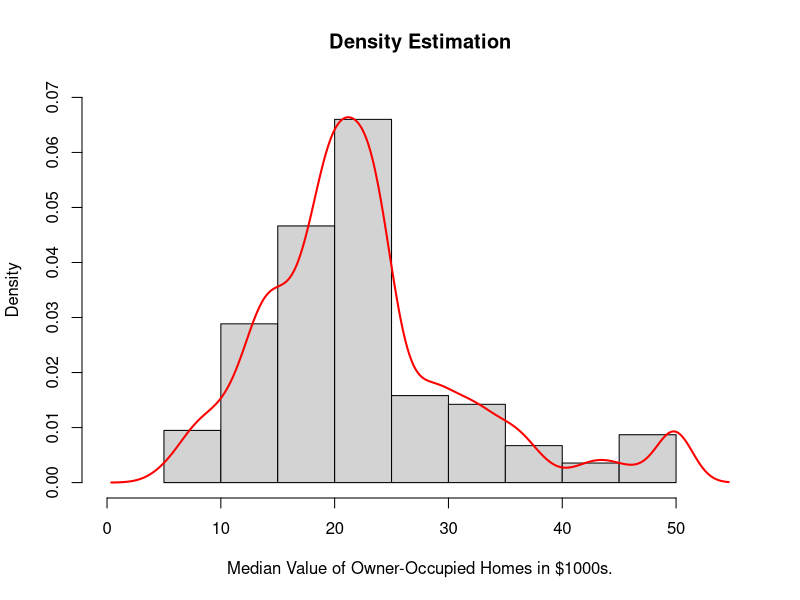
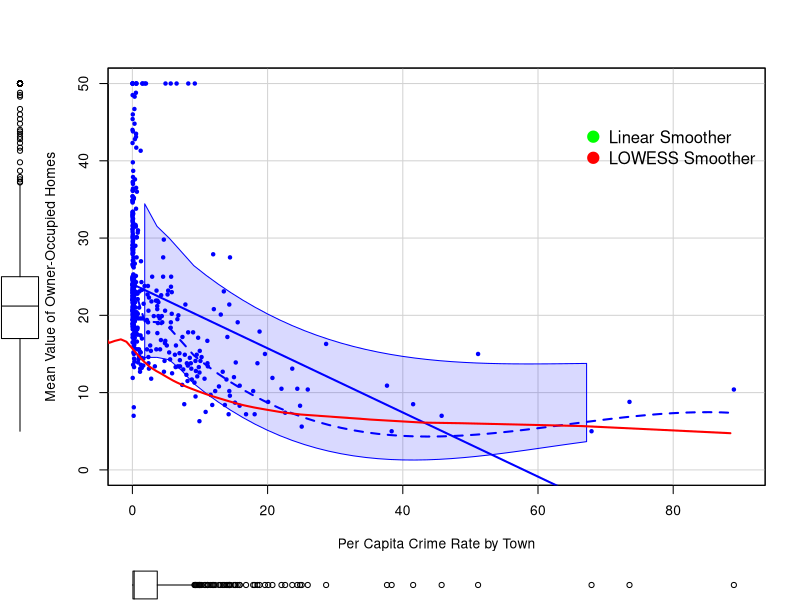
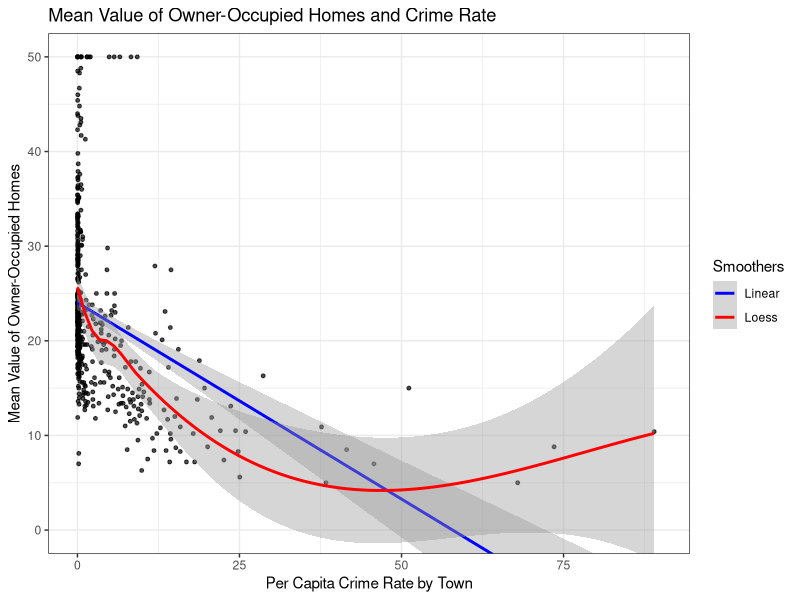
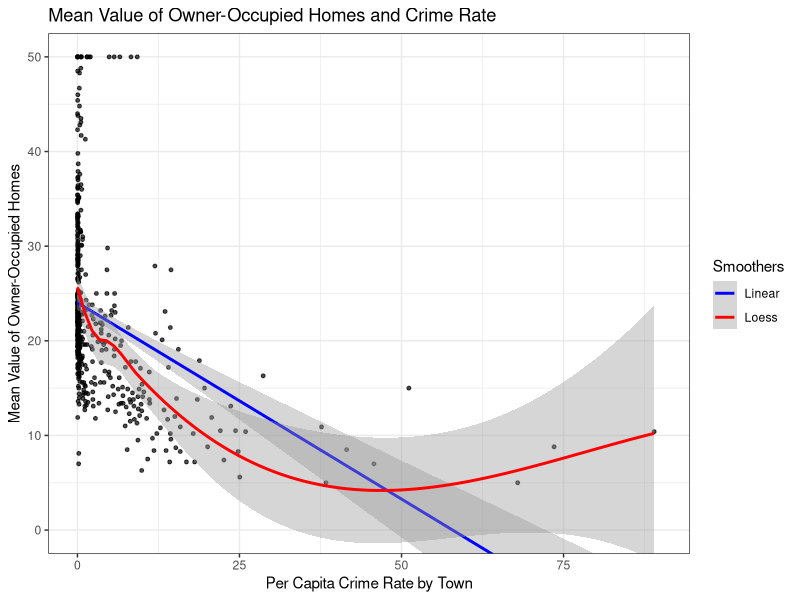
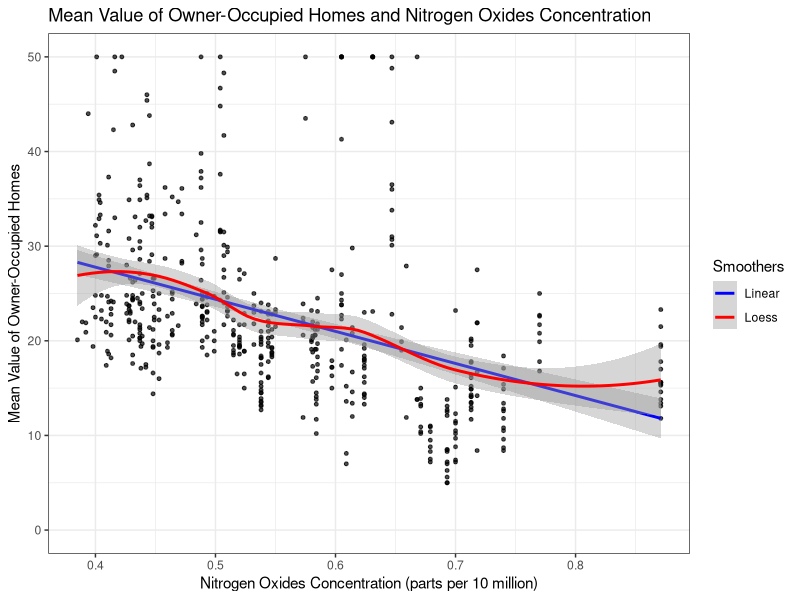
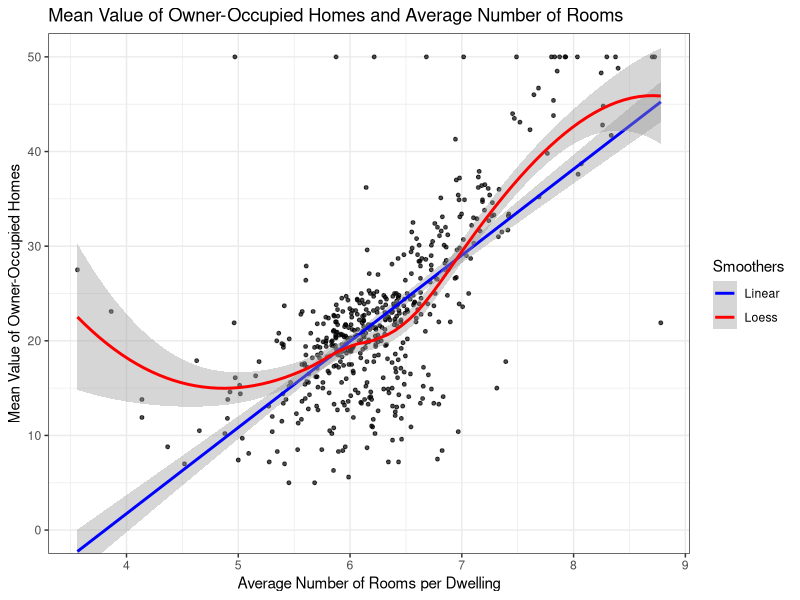
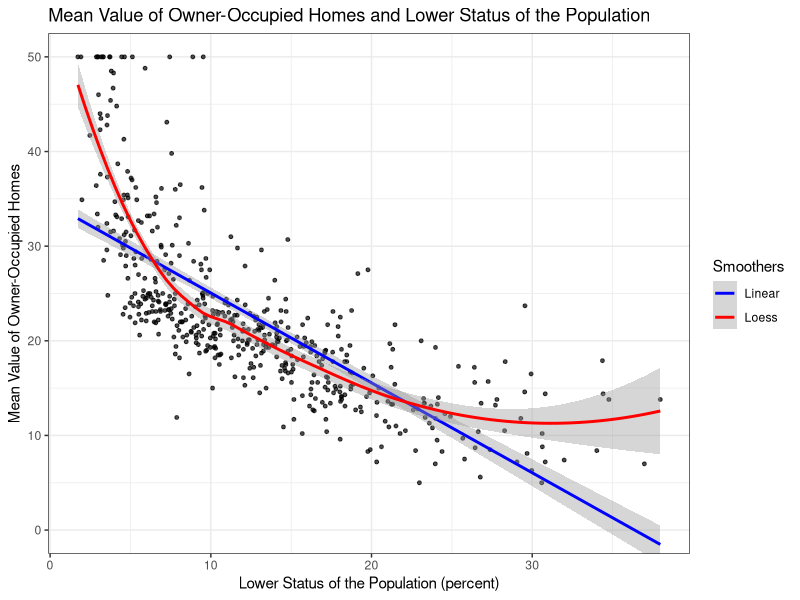
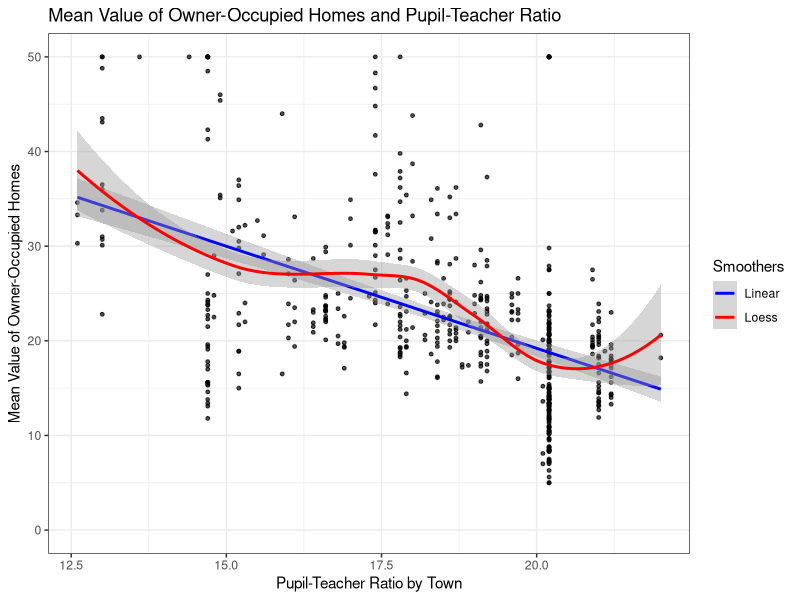

Write the R code that produced these figures, in order. (Note: this script raises an error after producing the figures.)
###############################
####### Zápočtová úloha #######
####### Vladislav Belov #######
###############################


### Načtení potřebných knihoven ###
needed.libraries <- c('data.table','car','MASS','ggplot2',
                      'ISLR','graphics','effects','lattice',
                      'segmented','leaps','splines','psych',
                      'corrgram','forecast','lmtest')
for(libs in needed.libraries) require(libs, character.only = TRUE)

? Boston
head(Boston)

############
### Q01: ###
############

# Z použití funkce 'summary' vyplývá, že v datovém souboru nejsou chybějicí hodnoty (NA), navíc
# lze také vidět základní charakteristiky proměnných.
describe(Boston)

# Rozměry datového souboru jsou 506x14, což odpovídá rozměrům uvedeným v zadání zápočtové úlohy.
dim(Boston)


############
### Q02: ###
############

# Histogram a odhad hustoty pro odezvu 'medv'.
hist(Boston$medv, freq=F, main="Density Estimation", 
     xlab="Median Value of Owner-Occupied Homes in $1000s.",
     xlim=c(0, 55), ylim=c(0, 0.07))
lines(density(Boston$medv), col="red", lwd=2)


############
### Q03: ###
############

### (a) Scatter plot závislosti cen nemovitostí na kriminalitě (knihovna 'car'). ###
# + smoothery
scatterplot(medv ~ crim, Boston, grid = T, smoother = NULL, lwd = 2,
            xlab = "Per Capita Crime Rate by Town", 
            ylab = "Mean Value of Owner-Occupied Homes",
            xlim = c(0, 90), 
            ylim = c(0, 50),
            pch = 20)
lines(lowess(x = Boston$crim, y = Boston$medv), col = "red", lwd = 2)
legend("topright", 
       legend = c("Linear Smoother", "LOWESS Smoother"), 
       col = c("green", "red"), 
       pch = c(19,19), 
       bty = "n", 
       pt.cex = 1.5, 
       cex = 1, 
       text.col = "black", 
       horiz = F , 
       inset = c(0, 0.1),)

### (b) Scatter plot závislosti cen nemovitostí na kriminalitě (knihovna 'ggplot2'). ###
# + smoothery s konfidenčními intervaly
# ('loess smoother' je obecnější než 'lowess') 
p1 <- ggplot(Boston, aes(x=crim, y=medv)) +
  geom_point(size=1, alpha=0.7) +
  geom_smooth(method = 'lm', formula = y ~ x, aes(colour="Linear"))  +
  geom_smooth(method = 'loess', formula = y ~ x, aes(colour="Loess")) +
  scale_colour_manual(name="Smoothers", values=c("blue", "red")) + 
  theme_bw() +
  xlab("Per Capita Crime Rate by Town") +
  ylab("Mean Value of Owner-Occupied Homes") +
  ggtitle("Mean Value of Owner-Occupied Homes and Crime Rate") +
  coord_cartesian(xlim=c(0, 90), ylim=c(0, 50))
p1

### Vybereme zbůsob (b) pro zobrazení závislosti 'medv' na ostatních parametrech: ###
p2 <- ggplot(Boston, aes(x=nox, y=medv)) +
  geom_point(size=1, alpha=0.7) +
  geom_smooth(method = 'lm', formula = y ~ x, aes(colour="Linear"))  +
  geom_smooth(method = 'loess', formula = y ~ x, aes(colour="Loess")) +
  scale_colour_manual(name="Smoothers", values=c("blue", "red")) + 
  theme_bw() +
  xlab("Nitrogen Oxides Concentration (parts per 10 million)") +
  ylab("Mean Value of Owner-Occupied Homes") +
  ggtitle("Mean Value of Owner-Occupied Homes and Nitrogen Oxides Concentration") +
  coord_cartesian(xlim=c(0.385, 0.8710), ylim=c(0, 50)) 
p3 <- ggplot(Boston, aes(x=rm, y=medv)) +
  geom_point(size=1, alpha=0.7) +
  geom_smooth(method = 'lm', formula = y ~ x, aes(colour="Linear"))  +
  geom_smooth(method = 'loess', formula = y ~ x, aes(colour="Loess")) +
  scale_colour_manual(name="Smoothers", values=c("blue", "red")) + 
  theme_bw() +
  xlab("Average Number of Rooms per Dwelling") +
  ylab("Mean Value of Owner-Occupied Homes") +
  ggtitle("Mean Value of Owner-Occupied Homes and Average Number of Rooms") +
  coord_cartesian(xlim=c(3.561, 8.780), ylim=c(0, 50))
p4 <- ggplot(Boston, aes(x=lstat, y=medv)) +
  geom_point(size=1, alpha=0.7) +
  geom_smooth(method = 'lm', formula = y ~ x, aes(colour="Linear"))  +
  geom_smooth(method = 'loess', formula = y ~ x, aes(colour="Loess")) +
  scale_colour_manual(name="Smoothers", values=c("blue", "red")) + 
  theme_bw() +
  xlab("Lower Status of the Population (percent)") +
  ylab("Mean Value of Owner-Occupied Homes") +
  ggtitle("Mean Value of Owner-Occupied Homes and Lower Status of the Population") +
  coord_cartesian(xlim=c(1.7, 38), ylim=c(0, 50))
p5 <- ggplot(Boston, aes(x=ptratio, y=medv)) +
  geom_point(size=1, alpha=0.7) +
  geom_smooth(method = 'lm', formula = y ~ x, aes(colour="Linear"))  +
  geom_smooth(method = 'loess', formula = y ~ x, aes(colour="Loess")) +
  scale_colour_manual(name="Smoothers", values=c("blue", "red")) + 
  theme_bw() +
  xlab("Pupil-Teacher Ratio by Town") +
  ylab("Mean Value of Owner-Occupied Homes") +
  ggtitle("Mean Value of Owner-Occupied Homes and Pupil-Teacher Ratio") +
  coord_cartesian(xlim=c(12.6, 22), ylim=c(0, 50))
p6 <- ggplot(Boston, aes(x=dis, y=medv)) +
  geom_point(size=1, alpha=0.7) +
  geom_smooth(method = 'lm', formula = y ~ x, aes(colour="Linear"))  +
  geom_smooth(method = 'loess', formula = y ~ x, aes(colour="Loess")) +
  scale_colour_manual(name="Smoothers", values=c("blue", "red")) + 
  theme_bw() +
  xlab("Weighted Mean of Distances to Five Boston Employment Centres") +
  ylab("Mean Value of Owner-Occupied Homes") +
  ggtitle("Mean Value of Owner-Occupied Homes and Mean of Distances to Centres") +
  coord_cartesian(xlim=c(1, 12.5), ylim=c(0, 50))

### Grafy: ###
# Mean Value of Owner-Occupied Homes and Crime Rate
p1
# Mean Value of Owner-Occupied Homes and Nitrogen Oxides Concentration
p2
# Mean Value of Owner-Occupied Homes and Average Number of Rooms
p3
# Mean Value of Owner-Occupied Homes and Lower Status of the Population
p4
# Mean Value of Owner-Occupied Homes and Pupil-Teacher Ratio
p5
# Mean Value of Owner-Occupied Homes and Mean of Distances to Centres
p6


############
### Q04: ###
############

### Boxplot pro proměnnou 'rad' ###
radbp <- ggplot(Boston, aes(x=rad, y=medv, group=rad)) + 
  geom_boxplot(fill="white", colour="darkblue", notch=F) +
  geom_jitter(width = 0.2) +
  xlab("Index of Accessibility to Radial Highways") +
  ylab("Mean Value of Owner-Occupied Homes") + 
  ggtitle("Mean Value of Owner-Occupied Homes and Index of Accessibility to Radial Highways")
radbp

### Boxplot pro proměnnou 'chas' ###
is.factor(Boston$chas)
Boston$chas <- as.factor(Boston$chas)
chasbp <- ggplot(Boston, aes(x=chas, y=medv, group=chas)) + 
  geom_boxplot(fill="white", colour="darkblue", notch=F) +
  geom_jitter(width = 0.2) +
  xlab("Charles River Dummy Variable") +
  ylab("Mean Value of Owner-Occupied Homes") + 
  ggtitle("Mean Value of Owner-Occupied Homes and Index of Accessibility to Radial Highways")
chasbp

### Boxplot pro proměnnou 'rad' s transformací ###
Boston["newrad"] <- "Low Accessibility"
Boston$newrad[Boston$rad < 10] = "High Accessibility"
newradbp <- ggplot(Boston, aes(x=newrad, y=medv, group=newrad)) + 
  geom_boxplot(fill="white", colour="darkblue", notch=TRUE) +
  geom_jitter(width = 0.2) + 
  xlab("Index of Accessibility to Radial Highways") +
  ylab("Mean Value of Owner-Occupied Homes") + 
  ggtitle("Mean Value of Owner-Occupied Homes and Index of Accessibility to Radial Highways")
newradbp


############
### Q05: ###
############

#(Description: Another types of visualization)
#Correlogram. It is used to test the level of co-relation among the variable available in the data set.
corrgram(Boston, order=NULL,panel=panel.shade)


############
### Q06: ###
############

boston_lm <- lm(medv ~ crim, Boston)
summary(boston_lm)
# Vidíme, že intercept a proměnná 'crim' jsou signifikantní podle p-value, 
# ale koeficient determinace je docela nízký.

# Podíváme se na chování reziduí:
opar <- par(mfrow=c(2,2))
plot(boston_lm)
par(opar)
# Je vidět, že rezidua nejsou rozmístěny symetricky kolem regresní křivky 
# a navíc z Q-Q plotu neplyne jejich normalita.

# Nyní se podíváme na fit modelu:
ggplot(Boston, aes(x=crim, y=medv)) +
  geom_point(size=1, alpha=0.7) +
  geom_abline(intercept = coef(boston_lm)[1], slope = coef(boston_lm)[2], col='darkred') +
  theme_bw() +
  xlab("Per Capita Crime Rate by Town") +
  ylab("Mean Value of Owner-Occupied Homes") +
  ggtitle("Simple Linear Model Fit") +
  coord_cartesian(xlim=c(0, 90), ylim=c(0, 50))
# Z fitu daného jednoduchého regresního modelu vyplývá, 
# že ceny nemovitiostí klesají v závislosti na míře kriminality
(coef(boston_lm)[1] + coef(boston_lm)[2]*0)-(coef(boston_lm)[1] + coef(boston_lm)[2]*10)
# Vzroste-li kriminalita o 10 jednotek, pak ceny v průměru klesnou o přibližne $4000.
1-(coef(boston_lm)[1] + coef(boston_lm)[2]*2)/(coef(boston_lm)[1]+coef(boston_lm)[2]*1)
# Podle tohoto modelu cena nemovitosti klesne přibližně o 1.8 % 
# při nárůstu kriminality o 1 jednotku.


############
### Q07: ###
############

### (1) Uděláme logaritmickou transformaci odezvy 'medv'. ###
logboston_lm <- lm(log(medv)~ crim, Boston)
summary(logboston_lm)
# Koeficient determinace se zvýšil, p-value ukazuje na signifikantnost proměnných.
opar <- par(mfrow=c(2,2))
plot(logboston_lm)
par(opar)
# Rezidua jsou nyní rozmístěny více symetricky a Q-Q plot také vypadá lépe.
# Stále ale model není ideální.

### (2) Graf s regresní křivkou pro nový model a konfidenčními intervaly na hladině významnosti 5%: ###
# V daném případě konfidenční interval neposkytuje skoro žádnou užitečnou informaci, 
# prediction interval obsahuje v sobě většinu pozorování.
new_crime <- data.frame(crim = seq(0,90,0.1779))
new_conf = predict(logboston_lm, newdata = new_crime, interval = "confidence", level=0.95)
new_pred = predict(logboston_lm, newdata = new_crime, interval = "prediction", level=0.95)
logtrans_p1<- ggplot(Boston, aes(x=crim, y=log(medv))) +
  geom_point(size=1, alpha=0.7) +
  labs(color="Lines:") + 
  geom_line(aes(x=seq(0,90,0.1779), y=new_conf[,1], colour = "Fit")) + 
  geom_line(aes(x=seq(0,90,0.1779), y=new_conf[,2], colour = "Confidence Interval")) + 
  geom_line(aes(x=seq(0,90,0.1779), y=new_conf[,3], colour = "Confidence Interval")) + 
  geom_line(aes(x=seq(0,90,0.1779), y=new_pred[,2], colour = "Prediction Interval"), linetype=2) + 
  geom_line(aes(x=seq(0,90,0.1779), y=new_pred[,3], colour = "Prediction Interval"), linetype=2) + 
  theme_bw() +
  xlab("Per Capita Crime Rate by Town") +
  ylab("Log - Mean Value of Owner-Occupied Homes") +
  ggtitle("Linear Model with Log-Transformation of the Dependant Variable (Tolerance - 5%)") +
  coord_cartesian(xlim=c(0, 90), ylim=c(1, 4))
logtrans_p1

### (3) Porovnáme naši transformaci s transformací navrženou Box-Coxem: ###
dev.off()
# Log-věrohodnostní profil Box-Coxovy transformace:
boxcox(boston_lm)
# Nový model s použitím Box-Coxovy transformace.
lambda <- BoxCox.lambda(Boston$medv)
medv_bc <- BoxCox(Boston$medv, lambda)
boston_lm_bc <- lm(medv_bc ~ crim, Boston)
summary(boston_lm_bc)
summary(logboston_lm)
# Je vidět, že Box-Coxova transformace zlepšila původní model: zvětšil se koeficient determinace.

# Nakonec se podíváme na chování reziduí obou modelů:
opar <- par(mfrow=c(2,2))
plot(boston_lm_bc)  # Box-Coxova transformace
plot(logboston_lm)  # Logaritmická transformace odezvy
par(opar)
# Je vidět, že porovnávané modely mají problém se symetrií reziduí a jejich normalitou.
# Oba modely identifikují stejné problematické body s indexy 381, 400, 490, 419.


############
### Q08: ###
############

# Ještě jednou se podívejme na logaritmickou transformaci odezvy 'medv':
logtrans_p1

exp_beta1 <- exp(coef(logboston_lm)[2])  
# Je to kladné číslo menší než jedna vyjádřující poměr E[Y|X=x+1]/E[Y|X=x].
# Tedy (1-exp_beta1)*100 % vyjadřuje o kolik procent klesne cena nemovitosti 
# při nárustu míry kriminality o 1 jendotku.
(1-exp_beta1)*100
# Což je přibližně 2.48 %.
# Tento model předpovídá větší pokles než jednoduchý lineární model z Q06.


############
### Q09: ###
############ +I()

dev.off()

### (1) Po částech konstantní transformace (Piecewise Regression). ###
const_boston_lm <- segmented(lm(medv ~ crim, Boston), seg.Z = ~ crim)
summary(const_boston_lm)
new_crime <- data.frame(crim = seq(0,90,0.1779))
new_boston_piecewise <- predict(const_boston_lm, newdata = new_crime)

### (2) Lineární transformace. ###
lin_boston_lm <- lm(medv ~ poly(crim, degree=1, raw=TRUE), Boston)
summary(lin_boston_lm)
new_boston_linear <- predict(lin_boston_lm, newdata = new_crime)
crPlots(lin_boston_lm)

### (3) Kvadratická polynomiální transformace. ###
quadratic_boston_lm <- lm(medv ~ poly(crim, degree=2, raw=TRUE), Boston)
summary(quadratic_boston_lm)
new_boston_quadratic <- predict(quadratic_boston_lm, newdata = new_crime)
crPlots(cubic_boston_lm)

### (4) Kubická polynomiální transformace. ###
cubic_boston_lm <- lm(medv ~ poly(crim, degree=3, raw=TRUE), Boston)
summary(cubic_boston_lm)  # Je vidět, že proměnná se stupněm 3 už není tak signifikantní.
new_boston_cubic <- predict(cubic_boston_lm, newdata = new_crime)
crPlots(cubic_boston_lm)  # Neliší se od předchozího crPlots pro kvadratickou transformaci.

### (5) Splines. ###
splines_boston_lm <- lm(medv ~ bs(crim,knots=c(12, 25),degree=1,Boundary.knots=c(0,90)), Boston)
summary(splines_boston_lm)
new_boston_splines <- predict(splines_boston_lm, newdata = new_crime)
transf_plot <- ggplot(Boston, aes(x=crim, y=medv)) +
  geom_point(size=1, alpha=0.7) +
  geom_line(aes(x=new_crime, y=new_boston_piecewise, colour="Piecewise Regression Line")) +
  geom_line(aes(x=new_crime, y=new_boston_linear, colour="Linear Transformation")) +
  geom_line(aes(x=new_crime, y=new_boston_quadratic, colour="Quadratic Transformation")) +
  geom_line(aes(x=new_crime, y=new_boston_cubic, colour="Cubic Transformation")) +
  geom_line(aes(x=new_crime, y=new_boston_splines, colour="Splines Transformation")) +
  labs(color="Lines:") + 
  theme_bw() +
  xlab("Per Capita Crime Rate by Town") +
  ylab("Mean Value of Owner-Occupied Homes") +
  ggtitle("Transformations of the Dependant Variable - Boston Dataset") +
  coord_cartesian(xlim=c(0, 90), ylim=c(0, 50))
transf_plot

### Podívejme se na rezidua modelů. ###
opar <- par(mfrow=c(2,2))
plot(lin_boston_lm) # Tento model nesplňuje symetrii reziduí (je přítomná nelineární závislost) ani jejich normalitu.
plot(quadratic_boston_lm)
plot(cubic_boston_lm)
plot(splines_boston_lm)
par(opar)
# Ostatní modely jsou vzhledem symetrii o něco lepší, ale je problém s normalitou reziduí (pokračování v Q10).


############
### Q10: ###
############

### Vybereme model 'splines_boston_lm', ale provedeme pro něj navíc logaritmickou transformaci odezvy. ###
opar <- par(mfrow=c(2,2))
logsplines_boston_lm <- lm(log(medv) ~ bs(crim,knots=c(12,25),degree=1,Boundary.knots=c(0,90)), Boston)
summary(logsplines_boston_lm)
plot(logsplines_boston_lm)
par(opar)
# Nyní Q-Q Plot vypadá o něco lepší, stále ale jsou přítomny outliery a leverage pointy.
# Navíc se zvětšila signifikance poslední proměnné.

### Nakreslíme si Scatter Plot s konfidenčními a prediction intervaly na hladine významnosti 5 %: ###
new_crime <- data.frame(crim = seq(0,90,0.1779))
new_conf = predict(logsplines_boston_lm, newdata = new_crime, interval = "confidence", level=0.95)
new_pred = predict(logsplines_boston_lm, newdata = new_crime, interval = "prediction", level=0.95)
boston_crime_final_p1<- ggplot(Boston, aes(x=crim, y=log(medv))) +
  geom_point(size=1, alpha=0.7) +
  labs(color="Lines:") + 
  geom_line(aes(x=seq(0,90,0.1779), y=new_conf[,1], colour = "Fit")) + 
  geom_line(aes(x=seq(0,90,0.1779), y=new_conf[,2], colour = "Confidence Interval")) + 
  geom_line(aes(x=seq(0,90,0.1779), y=new_conf[,3], colour = "Confidence Interval")) + 
  geom_line(aes(x=seq(0,90,0.1779), y=new_pred[,2], colour = "Prediction Interval"), linetype=2) + 
  geom_line(aes(x=seq(0,90,0.1779), y=new_pred[,3], colour = "Prediction Interval"), linetype=2) + 
  theme_bw() +
  xlab("Per Capita Crime Rate by Town") +
  ylab("Log - Mean Value of Owner-Occupied Homes") +
  ggtitle("Mean Value of Owner-Occupied Homes vs. Criminality") +
  coord_cartesian(xlim=c(0, 90), ylim=c(1, 4))
boston_crime_final_p1

### Plot efektů: ###
plot(allEffects(logsplines_boston_lm))

### Shapiro-Wilk Normality Test: ###
shapiro.test(residuals(logsplines_boston_lm)) 
# P-value je docelá nízka, tudíž musíme hypotézu o normalitě reziduí zamítnout.

### Lilliefors (Kolmogorov-Smirnov) test for normality: ###
library(nortest)
lillie.test(residuals(logsplines_boston_lm)) # Analogicky.


############
### Q11: ###
############

pairs(~(.), newdata,  main="Basic Scatterplot Matrix")

with(Boston, table(medv))
median(Boston$medv)
# Tabulka četností jednotlivých hodnot odezvy 'medv' ukazuje na to, že 
# by hodnoty rovné 50 mohly vzniknout useknutím nebo chybně. 
# Proto si je dovolíme odstranit.
newdata <- Boston[which(Boston$medv != 50),]
median(newdata$medv) 
# Po odstranění zmíněných hodnot se hodnota mediánu skoro nezmeníla.
dim(newdata)

mm <- lm(medv ~ ., data = newdata)
sort(residuals(mm))


############
### Q12: ###
############

dev.off()
boston_all_lm <- lm(log(medv) ~ ., newdata)
opar <- par(mfrow=c(2,2))
plot(boston_all_lm)
par(opar)
summary(boston_all_lm)  # Model se všemi proměnnými najednou je přetížený.

### Pro výběr ze všech možných vysvětlujících proměnných použijeme balík 'leaps' a kritéria Cp/r2. ###
summary(newdata)
leapsstatCp <- leaps(x=newdata[,c(1:13)], y=newdata[,14], 
                     names=names(newdata)[c(1:13)], method="Cp")
leapsstatr2 <- leaps(x=newdata[,c(1:13)], y=newdata[,14], 
                     names=names(newdata)[c(1:13)], method="r2")
CpParams <- leapsstatCp$size; CpValues <- leapsstatCp$Cp
r2Params <- leapsstatr2$size; r2Values <- leapsstatr2$r2
opar <- par(mfrow=c(1,2))
plot(CpValues ~ CpParams)
plot(r2Values ~ r2Params) 
par(opar)
# Vybereme proměnné s indexy 4, 5, 6, 8, 11, 13 (podle grafů je vidět, že existují i lepší
# modely, ale chceme dobrý poměr cena/výkon.
names(Boston)[c(4, 5, 6, 8, 11, 13)]
leaps <- regsubsets(log(medv) ~ chas + nox + rm + dis + ptratio + lstat, newdata, nbest=10)
summary(leaps)
plot(leaps,scale="Cp")
plot(leaps,scale="adjr2")
subsets(leaps, statistic="bic") 
subsets(leaps, statistic="adjr2") 
dev.off()

### Nakonec zvolíme model s proměnnými r-p-l. ###
model_final <- lm(log(medv) ~ rm + ptratio + lstat, newdata)
# Otestujeme náš výběr pomocí 'step' (Akaike).
summary(step(model_final))  # Z AIC vyplývá, že všechny vybrané proměnné jsou signifikantní. 
summary(model_final)  # F-statistic také dává dobrý výsledek.

# Na grafu Residuals vs. Fitted lze pozorovat symetrii.
op <- par(mfrow=c(2,2))
plot(model_final)
par(opar)

# Z Shapiro-Wilkova testu neplyne normalita reziduí.
shapiro.test(residuals(model_final))

# Breusch-Paganův test ukazuje na heteroskedascicitu.
bptest(model_final)


############
### Q13: ###
############

# Z diagramu níže a z tvaru kovarianční matice vyplývá, že mezi 
# vybranými proměnnými není významná kolinearita. Vzhledem ke korelacím
# ostatních proměnných si dovolíme říct, že proměnné byly vybrány relativně dobře.
# Lze ale mezi zvolenými proměnnými pozorovat jakousi nelineární závislost. 
pairs(medv ~ rm + ptratio + lstat, data = newdata)
cor(cbind(newdata$crim,newdata$zn,newdata$indus,newdata$chas,newdata$nox,
          newdata$rm,newdata$age,newdata$dis,newdata$rad,newdata$tax,
          newdata$black,newdata$ptratio,newdata$lstat))
# Q05 obsahuje zobrazení matice kolinearity.

# Inflace variance pro vybraný model také není velka (mnohem menší <1.7).
vif(model_final)

# Index podmíněnosti je o hodně menší 30
# (wiki: "If the condition number is above 30, the regression 
# may have significant multicollinearity").
kappa(cor(cbind(newdata$rm,newdata$ptratio,newdata$lstat)),exact=T)


############
### Q14: ###
############

# Zvolený model nezahrnuje v sobě kriminalitu.
# Pro účely zadání Q14 ji přidáme.
model_final_crim <- update(model_final, . ~ . + crim)
summary(model_final)  # Vidíme, že se trochu zvětšil koeficient determinace.
summary(model_final_crim)
opar <- par(mfrow=c(2,2))
plot(model_final_crim)
par(opar)

exp_bet1 <- exp(coef(model_final_crim)[5])  
# Je to kladné číslo menší než jedna vyjádřující poměr E[Y|U,V,X=x+1]/E[Y|U,V,X=x].
# Tedy (1-exp_beta1)*100 % vyjadřuje o kolik procent klesne cena nemovitosti při nárustu míry kriminality o 1 jendotku.
(1-exp_bet1)*100
# Daný model predikuje pokles cen přibližně o 1.02 % při nárůstu kriminality o jednotku.

median(newdata$crim)
plot(allEffects(model_final_crim))


############
### Q15: ###
############

### Výsledný model:
summary(model_final)
op <- par(mfrow=c(2,2))
plot(model_final)
par(opar)
# Tento model má přípustný koeficient determinace (>0.6).
# V Q12 byla pozorována symetrie reziduí a byly provedeny testy na 
# heteroskedascicitu a normalitu reziduí.

# Podívejme se na partial-regression grafy:
avPlots(model_final_crim)

# Na Q-Q plotu jsou stále vidět outliery.
ggplot(newdata, aes(sample = residuals(model_final))) +
  stat_qq(color="firebrick2", alpha=1) +
  geom_abline(intercept = mean(residuals(model_final)), slope = sd(residuals(model_final)))

# Outliery a leverage pointy by šlo odstranit nějakoi robustní metodou (LTS, LWS).
